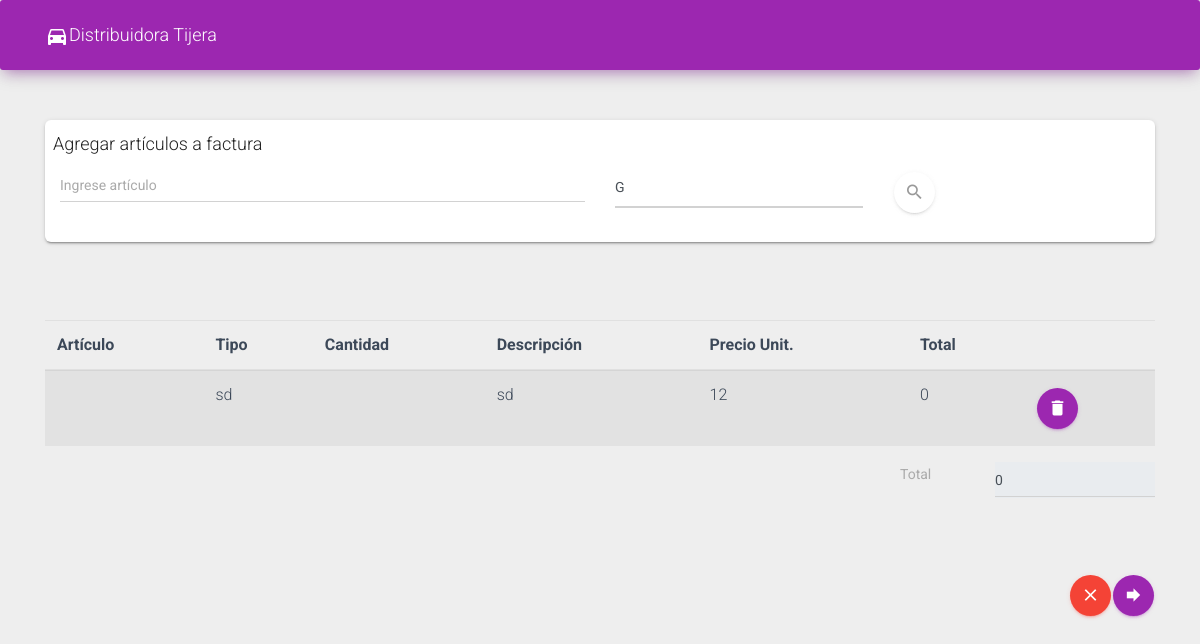
/controlador/controlador_factura2.php, run on an earlier commit of the app's database.
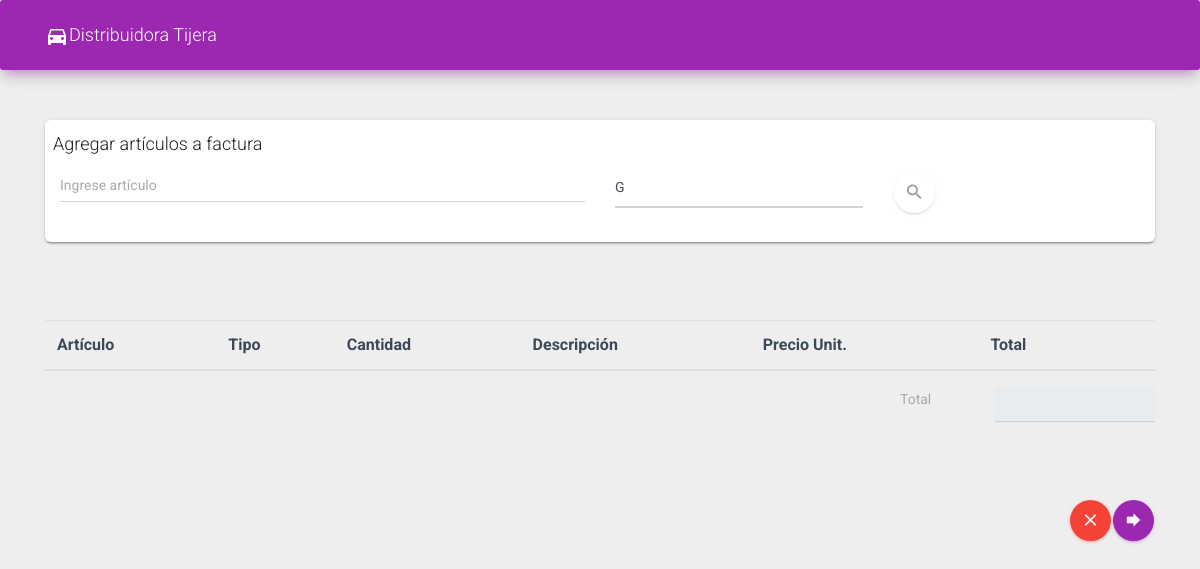
And on a later commit of the database.
### tables this page shows
CREATE TABLE `tmp` (
  `id` int(11) NOT NULL,
  `codigo` int(3) NOT NULL,
  `tipo` varchar(10) NOT NULL,
  `descripcion` varchar(200) NOT NULL,
  `precio` float NOT NULL,
  `cantidad` int(11) NOT NULL
);

### controlador/controlador_factura2.php (called while the page is built, shortened)
<?php
include_once("../modelo/modelo_factura.php");
include_once("../vista/factura.php");

### modelo/modelo_factura.php (called while the page is built, shortened)
<?php
function listar_factura(){
				$conn = getConexion();
				$sql2 = "SELECT id, codigo, tipo, descripcion, precio, cantidad from tmp";
				$result = mysqli_query($conn, $sql2);
				$listas=Array();
				if(mysqli_num_rows($result) > 0){
					while ($row = mysqli_fetch_assoc($result)) {
						$lista=Array();
						$lista['suma_total']=0;
						$lista['id'] = $row['id'];
						$lista['codigo'] = $row['codigo'];
						$lista['tipo']= $row['tipo'];
						$lista['descripcion'] = $row['descripcion'];
						$lista['precio'] = $row['precio'];
						$lista['cantidad'] = $row['cantidad'];
						$lista['total'] = $row['cantidad']*$row['precio'];
						$lista['suma_total'] = $lista['suma_total'] + $lista['total'];
						$listas[]=$lista;
					}
				} else {
					$listas="NO HAY DATOS";
				}
	return $listas;
}

### vista/factura.php (the view, shortened to what this page needs)
<!DOCTYPE html>
<html>
<?php
include_once("../head.php");
include_once("../controlador/controlador_factura2.php");
$listas = listar_factura();
?>
<body>
	<?php
		include("../header.php");
	?>
	<div class="container">
		<div class="row">
			<div class="col-lg-12 col-md-6">
				<div class="card">
					<div class="row">
						<div class="col-md-12 ml-2">
							<h4>Agregar art&iacuteculos a factura<h4>
						</div>
					</div>
					<form method="get" action="../controlador/controlador_factura.php">
						<div class="container">
							<div class="row">
								<div class="col-md-12">
										<div class="row">
											<div class="col-md-6">
												<input class="form-control" type="text" placeholder="Ingrese artículo" id="cod_art" name="cod_art" onchange="validarSiNumero(this);">
											</div>
											<div class="col-md-3">
												<select class="form-control" id="tipo" name="tipo">
													<option value="G">G</option>
												</select>
											</div>
											<div class="col-md-3">
												<button type="submit" class="btn btn-white btn-raised btn-fab btn-round" onclick="visualizarCampos()"><i class="material-icons">search</i></button>
											</div>
										</div>
								</div>
							</div>
							</div>
					</form>
					<form method="POST" action="../controlador/controlador_factura2.php">
							<br>
						</div>
				</div>
			</div>
		</div>
	<div class="container">
		<br>
				<table class="table table-striped" id="mitabla">
				<thead>
					<tr>
					<th scope="col">Art&iacuteculo</th>
					<th scope="col">Tipo</th>
					<th scope="col">Cantidad</th>
					<th scope="col">Descripci&oacuten</th>
					<th scope="col">Precio Unit.</th>
					<th scope="col">Total</th>
					<th scope="col"></th>
					</tr>
				</thead>
				<form class="form-horizontal" role="form" id="datos_factura" method="post" action="">
					<tbody>
						<?php
						foreach($listas as $lista){
							echo "<tr>
								 <td>".$lista['codigo']."</td>
								 <td>".$lista['tipo']."</td>
								 <td>".$lista['cantidad']."</td>
								 <td>".$lista['descripcion']."</td>
								 <td>".$lista['precio']."</td>
								 <td>".$lista['total']."</td>
								 <td><a href='../controlador/controlador_factura2.php?accion=".$lista['id']."&tipo=".$lista['tipo']."' class='btn btn-primary btn-raised btn-fab btn-round' data-toggle='dropdown'><i class='material-icons'>delete</i></a></td>
							 </tr>";
							 $total = $lista['total'] + $total;
						}
						?>
					</tbody>
				<br></form>
				</table>
					<?php
					 echo "<div class='row'>
								<div class='col-md-1 offset-9'>
									 <label class='' id='precio' >Total</label>
								</div>
								<div class='col-md-2'>
									 <input class='form-control' type='text' name='precio' value='".$total."' readOnly>
								</div>
								</div>";
					?>
				<br><br><br>
				<div>
				<a href="../vista/imprimirFactura.php" class="btn btn-primary  btn-raised btn-fab btn-round float-right" tittle="Siguiente"><i class="material-icons">forward</i></a>
				<a href="../home.php" class="btn btn-danger btn-raised btn-fab btn-round float-right" tittle="cancelar"><i class="material-icons">clear</i></a>
				</div>
	</div>
</body>
<footer></footer>
</html>

### head.php (shortened to what this page needs)
<head>
  <link rel="stylesheet" href="https://maxcdn.bootstrapcdn.com/font-awesome/latest/css/font-awesome.min.css">
  <link href="../assets/css/material-kit.css?v=2.0.6" rel="stylesheet" />
  <link href="../assets/demo/demo.css" rel="stylesheet" />
  <link rel="stylesheet" href="https://cdn.datatables.net/1.10.20/css/jquery.dataTables.min.css">
</head>

### header.php (shortened to what this page needs)
<nav class="navbar navbar-expand-lg bg-primary">
            <div class="container">
              <div class="navbar-translate">
                <a class="navbar-brand" href="../index.php"><i class="material-icons">directions_car</i>Distribuidora Tijera</a>
              </div>
            </div>
</nav>

What changed in the data, as far as the page shows it:
removed tmp: tipo "sd", descripcion "sd", precio "12", total "0"
Also different on the page:
form field precio: "0" → (not shown)
